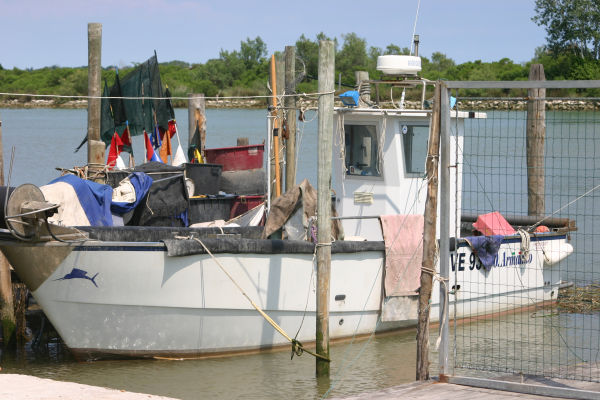
#> input picture python-libraries/numpy/boat.jpg, 600 x 400 px
$ python geo-image.py
#> lines starting #> are read from the running program, lines starting #| are printed output that depends on the picture
# Author:  Martin McBride
# Created: 2021-03-16
# Copyright (C) 2021, Martin McBride
# License: MIT

import numpy as np
from PIL import Image
from scipy import ndimage
import math

img_in = Image.open('boat.jpg')
#> img_in is the input picture: PIL image 600x400 RGB; mean R, G, B 143.2, 144.1, 140.7
array = np.array(img_in)

def transform(output_coords):
    return output_coords[0]%200, output_coords[1]%300, output_coords[2]

transformed_array = ndimage.geometric_transform(array, transform)
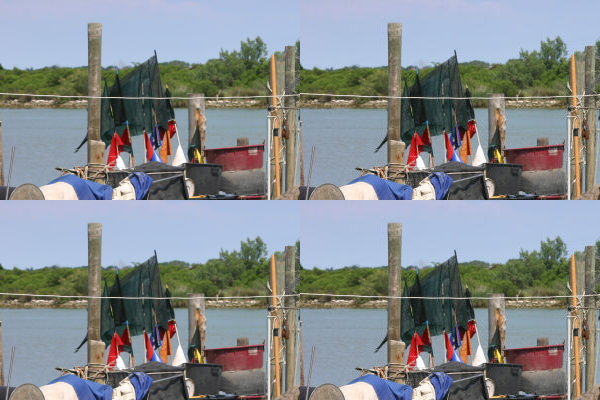
#> transformed_array: shape (400, 600, 3); mean R, G, B 134.1, 139, 142

img_out = Image.fromarray(transformed_array)
img_out.save('geo-boat.jpg')
